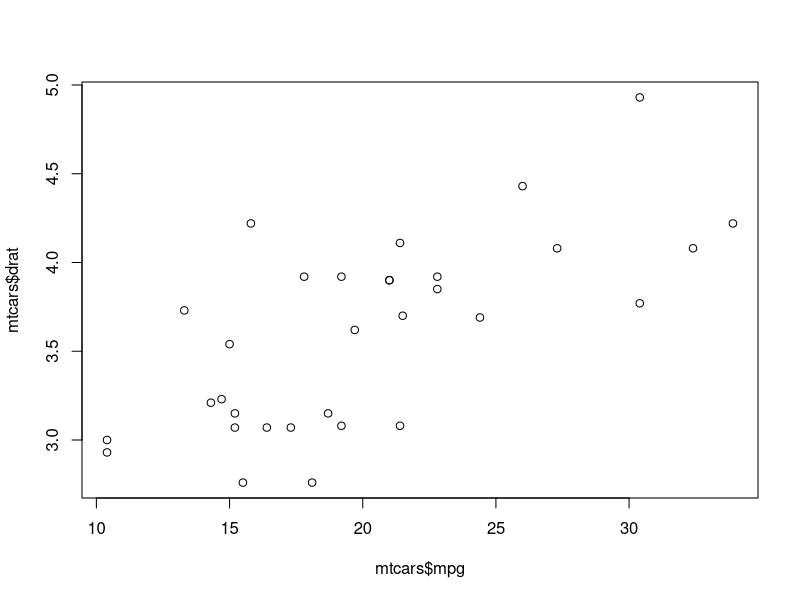
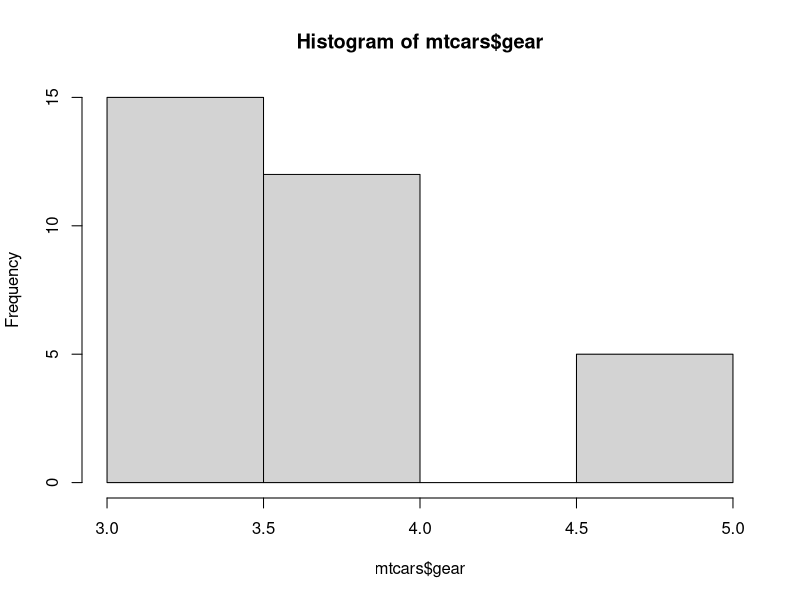
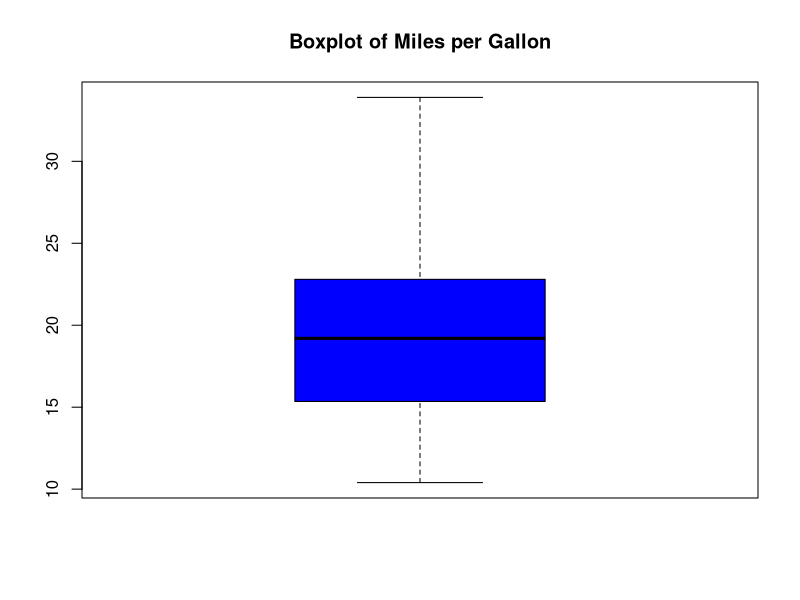
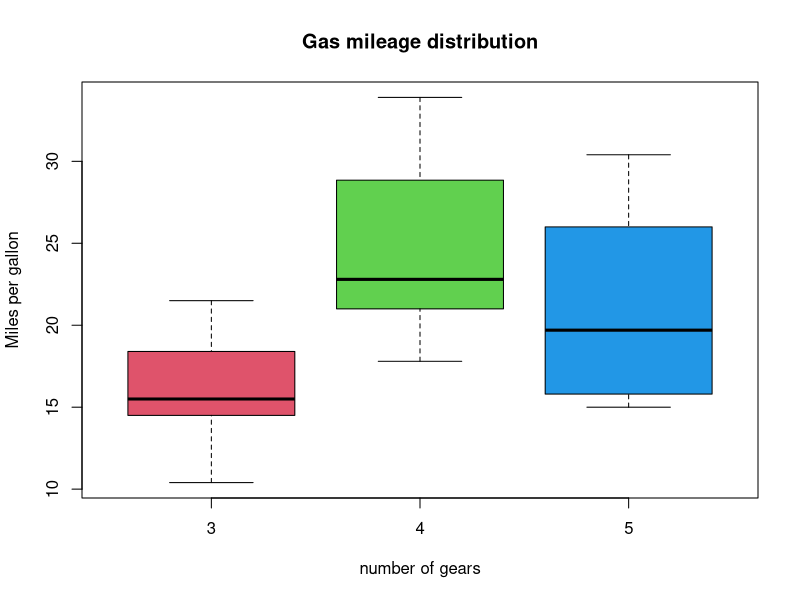
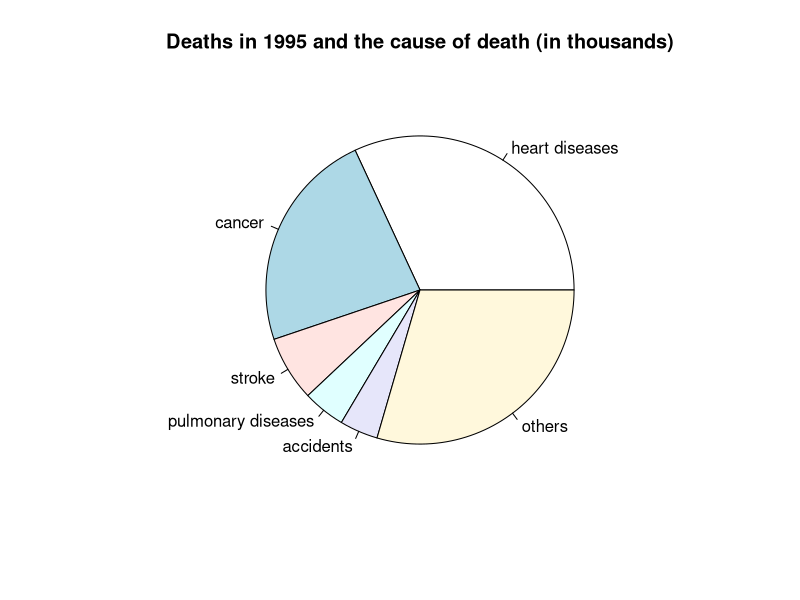

The R source for these figures, in order:
head(mtcars)

# 1
plot(mtcars$mpg,mtcars$drat)
# mpg is on the x axis

# 2
hist(mtcars$gear)

# 3
summary(mtcars)

# 4
boxplot(mtcars$mpg, col = 'blue', main='Boxplot of Miles per Gallon')

# 5
boxplot(mtcars$mpg ~ mtcars$gear, col = 2:4, main='Gas mileage distribution', ylab='Miles per gallon', xlab='number of gears')

# 6a
#print("Deaths in 1995 and the cause of death (in thousands)")
#mydata <- data.frame(cause=c("heart diseases", "cancer", "stroke", "pulmonary diseases", "accidents", "others", "all causes"), deaths=c(738,538,158,103,93,682,2312))
#print(mydata)
#pie(table(mydata$cause),labels=c("heart diseases", "cancer", "stroke", "pulmonary diseases", "accidents", "others", 'all causes'),col=c("red",'orange','yellow','green','blue','purple','grey'),main="Deaths in 1995 and the cause of death (in thousands)")
deaths <- c(738,538,158,103,93,682)
causes <- c("heart diseases", "cancer", "stroke", "pulmonary diseases", "accidents", "others")
pie(deaths,labels=causes,main="Deaths in 1995 and the cause of death (in thousands)")

# 6b
# Pie charts aren't the best way of displaying data as the human eye is not so 
# good at judging the differences of area as opposed to lines.

# 7a
# It is hard to tell whether candidate 5 or 3 is doing better, however to me
# it does look like the relative area of 5 is slightly larger than 3.

# 7b
# It looks as if candidate 4 did better than 2 in A, but candidate 2 did better
# than 4 in B.

# 7a (bar charts)
# candidate 5 is clearly doing better than candidate 3

# 7b (bar charts)
# candidate 4 is doing better than 2 between A and B, although candidate 4's
# votes decreased while 2's incread.